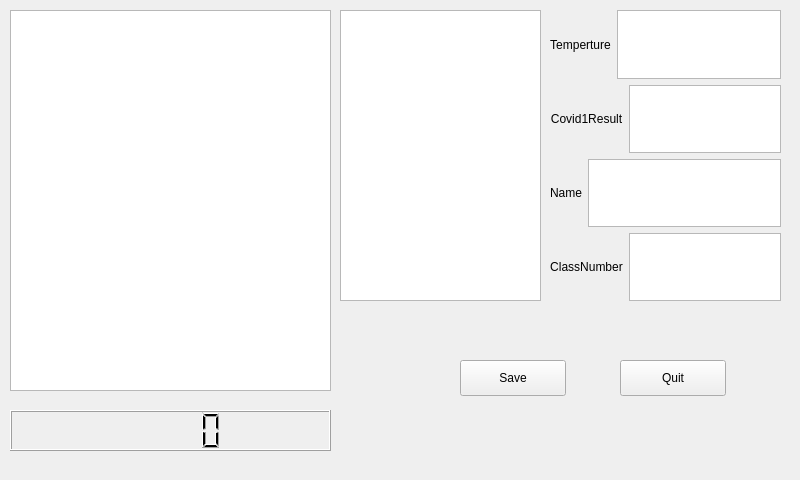
<?xml version="1.0" encoding="UTF-8"?>
<ui version="4.0">
 <class>Form</class>
 <widget class="QWidget" name="Form">
  <property name="geometry">
   <rect>
    <x>0</x>
    <y>0</y>
    <width>800</width>
    <height>480</height>
   </rect>
  </property>
  <property name="windowTitle">
   <string>Form</string>
  </property>
  <widget class="QGraphicsView" name="CameraView">
   <property name="geometry">
    <rect>
     <x>10</x>
     <y>10</y>
     <width>321</width>
     <height>381</height>
    </rect>
   </property>
  </widget>
  <widget class="QPushButton" name="SaveButton">
   <property name="geometry">
    <rect>
     <x>460</x>
     <y>360</y>
     <width>106</width>
     <height>36</height>
    </rect>
   </property>
   <property name="text">
    <string>Save</string>
   </property>
  </widget>
  <widget class="QPushButton" name="QuitButton">
   <property name="geometry">
    <rect>
     <x>620</x>
     <y>360</y>
     <width>106</width>
     <height>36</height>
    </rect>
   </property>
   <property name="text">
    <string>Quit</string>
   </property>
  </widget>
  <widget class="QLCDNumber" name="LCDNum">
   <property name="geometry">
    <rect>
     <x>10</x>
     <y>410</y>
     <width>321</width>
     <height>41</height>
    </rect>
   </property>
  </widget>
  <widget class="QWidget" name="verticalLayoutWidget">
   <property name="geometry">
    <rect>
     <x>550</x>
     <y>10</y>
     <width>231</width>
     <height>291</height>
    </rect>
   </property>
   <layout class="QVBoxLayout" name="DetailsLayout">
    <item>
     <layout class="QHBoxLayout" name="TemperatureLayout">
      <item>
       <widget class="QLabel" name="TenpertureLabel">
        <property name="text">
         <string>Temperture</string>
        </property>
        <property name="alignment">
         <set>Qt::AlignCenter</set>
        </property>
       </widget>
      </item>
      <item>
       <widget class="QTextBrowser" name="TempertureBrowser"/>
      </item>
     </layout>
    </item>
    <item>
     <layout class="QHBoxLayout" name="Covid19Layout">
      <item>
       <widget class="QLabel" name="Covid19Label">
        <property name="text">
         <string>Covid1Result</string>
        </property>
        <property name="alignment">
         <set>Qt::AlignCenter</set>
        </property>
       </widget>
      </item>
      <item>
       <widget class="QTextBrowser" name="CovidBrower"/>
      </item>
     </layout>
    </item>
    <item>
     <layout class="QHBoxLayout" name="NameLayout">
      <item>
       <widget class="QLabel" name="NameLabel">
        <property name="text">
         <string>Name</string>
        </property>
        <property name="alignment">
         <set>Qt::AlignCenter</set>
        </property>
       </widget>
      </item>
      <item>
       <widget class="QTextEdit" name="NameEdit"/>
      </item>
     </layout>
    </item>
    <item>
     <layout class="QHBoxLayout" name="ClassNumberLayout">
      <item>
       <widget class="QLabel" name="ClassNumberLabel">
        <property name="text">
         <string>ClassNumber</string>
        </property>
        <property name="alignment">
         <set>Qt::AlignCenter</set>
        </property>
       </widget>
      </item>
      <item>
       <widget class="QTextEdit" name="ClassNumberEdit"/>
      </item>
     </layout>
    </item>
   </layout>
  </widget>
  <widget class="QGraphicsView" name="FaceView">
   <property name="geometry">
    <rect>
     <x>340</x>
     <y>10</y>
     <width>201</width>
     <height>291</height>
    </rect>
   </property>
  </widget>
 </widget>
 <resources/>
 <connections/>
</ui>
